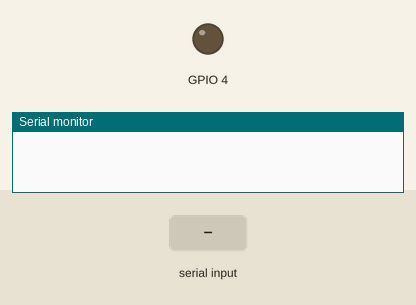
A sketch run on a simulated ESP32. On the bench: output pins drawn as LEDs (lit = HIGH), the last lines printed to the serial monitor. The inputs (shaded band) are chosen by the test bench. Nothing arrives over Bluetooth unless stated.

Above: at 1.2 s.
1.3 s: "1" received over the second serial link
At 1.8 s:
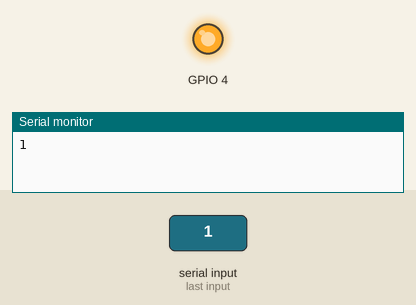
2.8 s: "0" received over the second serial link
At 3.1 s:
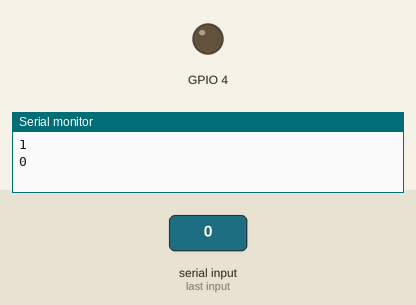
Timing chart, 0 to 5.8 s (numbered marks = the images above; inputs shaded):
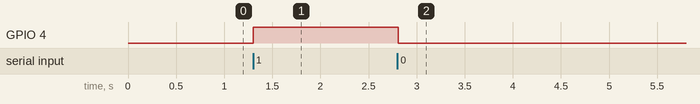

The sketch:

BT_LED.ino
```cpp
#include <BluetoothSerial.h>
#include <string.h>
BluetoothSerial SerialBT;//宣告藍芽物件=SerialBT

void setup() {
  // put your setup code here, to run once:
  Serial.begin(9600);//序列視窗
  SerialBT.begin("BLETEST");//<<藍芽廣播名稱，請自己記得
  pinMode(4,OUTPUT);

}

void loop() {

  if(SerialBT.available()){
    Serial.println("");
  }
  while(SerialBT.available())
  {
    String LED_State;
    char btdata = SerialBT.read();
    Serial.print(btdata);//查看藍芽輸入的值
    if (btdata=='1'){digitalWrite(4,HIGH);}
    if (btdata=='0'){digitalWrite(4,LOW);}
    if (btdata=='2'){
      if(digitalRead(4)==HIGH){SerialBT.write('1');}
      else{SerialBT.write('0');}
    }

  }
  delay(100);
}
```

Measured:
- after the input at 1.3 s, GPIO 4: LOW → HIGH at once
- after the input at 2.8 s, GPIO 4: HIGH → LOW at once
